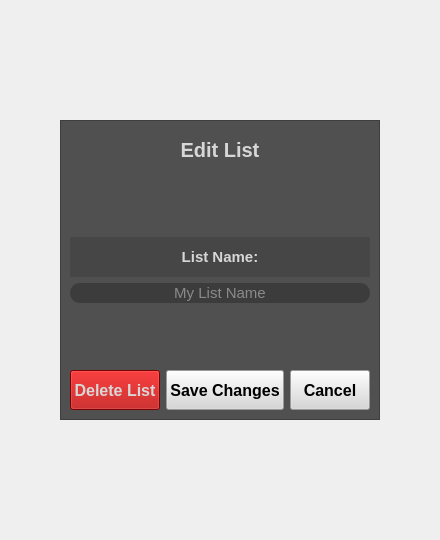
               <widget class="QWidget" name="EditListMenuTab">
                <layout class="QVBoxLayout" name="verticalLayout_55">
                 <property name="leftMargin">
                  <number>60</number>
                 </property>
                 <property name="topMargin">
                  <number>120</number>
                 </property>
                 <property name="rightMargin">
                  <number>60</number>
                 </property>
                 <property name="bottomMargin">
                  <number>120</number>
                 </property>
                 <item>
                  <widget class="QFrame" name="ELMenuTabBg">
                   <property name="sizePolicy">
                    <sizepolicy hsizetype="MinimumExpanding" vsizetype="MinimumExpanding">
                     <horstretch>0</horstretch>
                     <verstretch>0</verstretch>
                    </sizepolicy>
                   </property>
                   <property name="minimumSize">
                    <size>
                     <width>300</width>
                     <height>300</height>
                    </size>
                   </property>
                   <property name="styleSheet">
                    <string notr="true">background-color: rgb(80, 80, 80);</string>
                   </property>
                   <property name="frameShape">
                    <enum>QFrame::StyledPanel</enum>
                   </property>
                   <property name="frameShadow">
                    <enum>QFrame::Raised</enum>
                   </property>
                   <layout class="QVBoxLayout" name="verticalLayout_54">
                    <item>
                     <widget class="QLabel" name="ELMenuTabHeader">
                      <property name="sizePolicy">
                       <sizepolicy hsizetype="MinimumExpanding" vsizetype="Fixed">
                        <horstretch>0</horstretch>
                        <verstretch>0</verstretch>
                       </sizepolicy>
                      </property>
                      <property name="minimumSize">
                       <size>
                        <width>120</width>
                        <height>40</height>
                       </size>
                      </property>
                      <property name="font">
                       <font>
                        <pointsize>15</pointsize>
                        <italic>false</italic>
                        <bold>true</bold>
                        <underline>false</underline>
                        <strikeout>false</strikeout>
                       </font>
                      </property>
                      <property name="styleSheet">
                       <string notr="true">background-color: transparent;
color: rgb(215, 215, 215);</string>
                      </property>
                      <property name="text">
                       <string>Edit List</string>
                      </property>
                      <property name="alignment">
                       <set>Qt::AlignCenter</set>
                      </property>
                     </widget>
                    </item>
                    <item>
                     <spacer name="verticalSpacer_16">
                      <property name="orientation">
                       <enum>Qt::Vertical</enum>
                      </property>
                      <property name="sizeHint" stdset="0">
                       <size>
                        <width>20</width>
                        <height>40</height>
                       </size>
                      </property>
                     </spacer>
                    </item>
                    <item>
                     <widget class="QLabel" name="ELMenuTabCategName">
                      <property name="sizePolicy">
                       <sizepolicy hsizetype="MinimumExpanding" vsizetype="Fixed">
                        <horstretch>0</horstretch>
                        <verstretch>0</verstretch>
                       </sizepolicy>
                      </property>
                      <property name="minimumSize">
                       <size>
                        <width>120</width>
                        <height>40</height>
                       </size>
                      </property>
                      <property name="font">
                       <font>
                        <pointsize>11</pointsize>
                        <italic>false</italic>
                        <bold>true</bold>
                        <underline>false</underline>
                        <strikeout>false</strikeout>
                       </font>
                      </property>
                      <property name="styleSheet">
                       <string notr="true">background-color: rgb(70, 70, 70);
color: rgb(215, 215, 215);</string>
                      </property>
                      <property name="text">
                       <string>List Name:</string>
                      </property>
                      <property name="alignment">
                       <set>Qt::AlignCenter</set>
                      </property>
                     </widget>
                    </item>
                    <item>
                     <widget class="QLineEdit" name="ELMenuTabLineEdit">
                      <property name="sizePolicy">
                       <sizepolicy hsizetype="Expanding" vsizetype="Fixed">
                        <horstretch>1</horstretch>
                        <verstretch>0</verstretch>
                       </sizepolicy>
                      </property>
                      <property name="font">
                       <font>
                        <pointsize>11</pointsize>
                       </font>
                      </property>
                      <property name="focusPolicy">
                       <enum>Qt::StrongFocus</enum>
                      </property>
                      <property name="styleSheet">
                       <string notr="true">background-color: rgb(60, 60, 60);
color: rgb(215, 215, 215);
border-radius: 10px;</string>
                      </property>
                      <property name="maxLength">
                       <number>50</number>
                      </property>
                      <property name="frame">
                       <bool>true</bool>
                      </property>
                      <property name="alignment">
                       <set>Qt::AlignCenter</set>
                      </property>
                      <property name="placeholderText">
                       <string>My List Name</string>
                      </property>
                      <property name="clearButtonEnabled">
                       <bool>true</bool>
                      </property>
                     </widget>
                    </item>
                    <item>
                     <spacer name="verticalSpacer_17">
                      <property name="orientation">
                       <enum>Qt::Vertical</enum>
                      </property>
                      <property name="sizeHint" stdset="0">
                       <size>
                        <width>20</width>
                        <height>40</height>
                       </size>
                      </property>
                     </spacer>
                    </item>
                    <item>
                     <layout class="QHBoxLayout" name="ELMenuTabButtonHL">
                      <item>
                       <widget class="QPushButton" name="ELMenuTabDeleteListButton">
                        <property name="enabled">
                         <bool>true</bool>
                        </property>
                        <property name="sizePolicy">
                         <sizepolicy hsizetype="MinimumExpanding" vsizetype="Fixed">
                          <horstretch>0</horstretch>
                          <verstretch>0</verstretch>
                         </sizepolicy>
                        </property>
                        <property name="minimumSize">
                         <size>
                          <width>80</width>
                          <height>40</height>
                         </size>
                        </property>
                        <property name="font">
                         <font>
                          <pointsize>12</pointsize>
                          <bold>true</bold>
                         </font>
                        </property>
                        <property name="cursor">
                         <cursorShape>PointingHandCursor</cursorShape>
                        </property>
                        <property name="styleSheet">
                         <string notr="true">QPushButton#ELMenuTabDeleteListButton
{
	background-color: rgb(175, 0, 0);
	color: rgb(215, 215, 215);
}

QPushButton:hover#ELMenuTabDeleteListButton
{
	background-color: rgb(200, 0, 0);
}</string>
                        </property>
                        <property name="text">
                         <string>Delete List</string>
                        </property>
                       </widget>
                      </item>
                      <item>
                       <widget class="QPushButton" name="ELMenuTabSaveChangesButton">
                        <property name="enabled">
                         <bool>true</bool>
                        </property>
                        <property name="sizePolicy">
                         <sizepolicy hsizetype="MinimumExpanding" vsizetype="Fixed">
                          <horstretch>0</horstretch>
                          <verstretch>0</verstretch>
                         </sizepolicy>
                        </property>
                        <property name="minimumSize">
                         <size>
                          <width>80</width>
                          <height>40</height>
                         </size>
                        </property>
                        <property name="font">
                         <font>
                          <pointsize>12</pointsize>
                          <bold>true</bold>
                         </font>
                        </property>
                        <property name="cursor">
                         <cursorShape>PointingHandCursor</cursorShape>
                        </property>
                        <property name="styleSheet">
                         <string notr="true">QPushButton#ELMenuTabSaveChangesButton
{
	background-color: rgb(215, 215, 215);
	color: dark-gray;
}

QPushButton:hover#ELMenuTabSaveChangesButton
{
	background-color: rgb(180, 180, 180)
}</string>
                        </property>
                        <property name="text">
                         <string>Save Changes</string>
                        </property>
                       </widget>
                      </item>
                      <item>
                       <widget class="QPushButton" name="ELMenuTabCancelButton">
                        <property name="enabled">
                         <bool>true</bool>
                        </property>
                        <property name="sizePolicy">
                         <sizepolicy hsizetype="MinimumExpanding" vsizetype="Fixed">
                          <horstretch>0</horstretch>
                          <verstretch>0</verstretch>
                         </sizepolicy>
                        </property>
                        <property name="minimumSize">
                         <size>
                          <width>80</width>
                          <height>40</height>
                         </size>
                        </property>
                        <property name="font">
                         <font>
                          <pointsize>12</pointsize>
                          <bold>true</bold>
                         </font>
                        </property>
                        <property name="cursor">
                         <cursorShape>PointingHandCursor</cursorShape>
                        </property>
                        <property name="styleSheet">
                         <string notr="true">QPushButton#ELMenuTabCancelButton
{
	background-color: rgb(215, 215, 215);
	color: dark-gray;
}

QPushButton:hover#ELMenuTabCancelButton
{
	background-color: rgb(180, 180, 180)
}</string>
                        </property>
                        <property name="text">
                         <string>Cancel</string>
                        </property>
                       </widget>
                      </item>
                     </layout>
                    </item>
                   </layout>
                  </widget>
                 </item>
                </layout>
               </widget>
